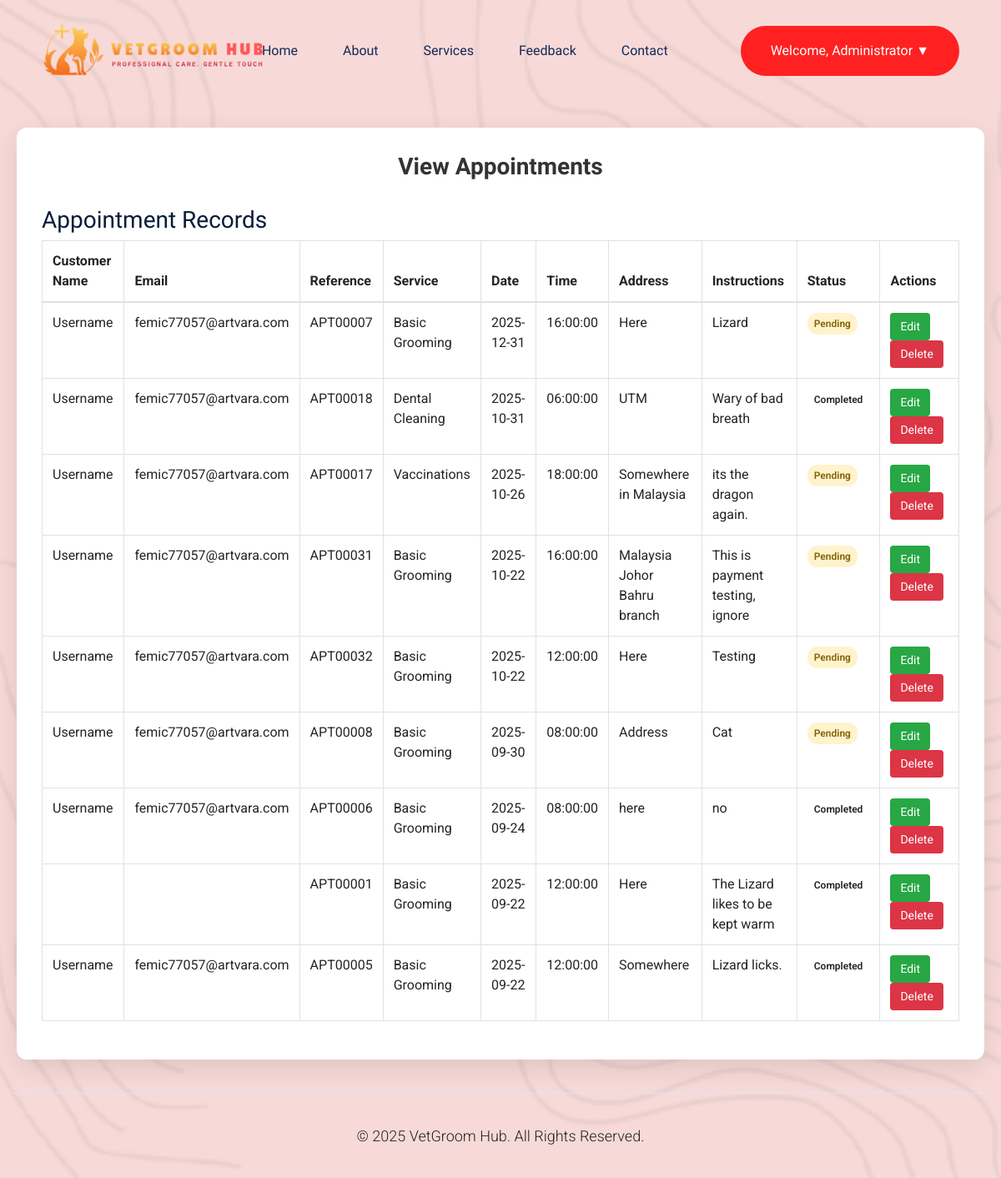
Page /codes/customer/viewAppointment.php (signed in) on the committed database.
### tables this page shows
CREATE TABLE `appointments` (
  `id` int(11) NOT NULL,
  `user_id` int(11) NOT NULL,
  `service_type` varchar(255) NOT NULL,
  `appointment_date` date NOT NULL,
  `appointment_time` time NOT NULL,
  `address` text NOT NULL,
  `special_instructions` text DEFAULT NULL,
  `status` enum('pending','confirmed','completed','cancelled') DEFAULT 'pending',
  `created_at` timestamp NOT NULL DEFAULT current_timestamp(),
  `updated_at` timestamp NOT NULL DEFAULT current_timestamp() ON UPDATE current_timestamp(),
  `service_id` int(11) DEFAULT NULL
);

CREATE TABLE `users` (
  `id` int(11) NOT NULL,
  `username` varchar(100) NOT NULL,
  `role` varchar(50) NOT NULL DEFAULT 'customer',
  `email` varchar(100) NOT NULL,
  `password` varchar(255) NOT NULL,
  `token` varchar(255) NOT NULL,
  `verified` tinyint(1) DEFAULT 0,
  `reset_token` varchar(255) DEFAULT NULL,
  `reset_expires` datetime DEFAULT NULL,
  `otp` varchar(6) NOT NULL,
  `otp_expires` datetime DEFAULT NULL
);

### codes/customer/viewAppointment.php (the view, shortened to what this page needs)
<?php
$userName = $_SESSION['user_name'];
$userRole = isset($_SESSION['user_role']) ? $_SESSION['user_role'] : "customer";
$userId = isset($_SESSION['user_id']) ? $_SESSION['user_id'] : null;
require_once 'config.php';
$conn = new mysqli($servername, $username, $password, $dbname);
if ($userRole == 'admin' || $userRole == 'staff') {
    $sql = "SELECT a.*, u.username, u.email
            FROM appointments a
            LEFT JOIN users u ON a.user_id = u.id
            ORDER BY a.appointment_date DESC, a.appointment_time DESC";
    $stmt = $conn->prepare($sql);
} else {
    $sql = "SELECT * FROM appointments WHERE user_id = ? ORDER BY appointment_date DESC, appointment_time DESC";
    $stmt = $conn->prepare($sql);
    $stmt->bind_param("i", $userId);
}
$stmt->execute();
$result = $stmt->get_result();
$appointments = $result->fetch_all(MYSQLI_ASSOC);
?>
<!DOCTYPE html>
<html lang="en">
<head>
    <link rel="stylesheet" href="assets/css/bootstrap.min.css">
    <link rel="stylesheet" href="assets/css/owl.carousel.min.css">
    <link rel="stylesheet" href="assets/css/slicknav.css">
    <link rel="stylesheet" href="assets/css/flaticon.css">
    <link rel="stylesheet" href="assets/css/animate.min.css">
    <link rel="stylesheet" href="assets/css/magnific-popup.css">
    <link rel="stylesheet" href="assets/css/fontawesome-all.min.css">
    <link rel="stylesheet" href="assets/css/themify-icons.css">
    <link rel="stylesheet" href="assets/css/slick.css">
    <link rel="stylesheet" href="assets/css/nice-select.css">
    <link rel="stylesheet" href="assets/css/style.css">
</head>
<body>
<header>
    <div class="header-area">
        <div class="main-header header-sticky">
            <div class="container-fluid">
                <div class="row align-items-center">
                    <div class="col-xl-2 col-lg-2 col-md-1">
                        <div class="logo">
                            <a href="index.php"><img src="assets/img/logo/logo.png" alt="VetGroom Hub"></a>
                        </div>
                    </div>
                    <div class="col-xl-10 col-lg-10 col-md-10">
                        <div class="menu-main d-flex align-items-center justify-content-end">
                            <div class="main-menu f-right d-none d-lg-block">
                                <nav>
                                    <ul id="navigation">
                                        <li><a href="index.php">Home</a></li>
                                        <li><a href="aboutUs.php">About</a></li>
                                        <li><a href="viewService.php">Services</a></li>
                                        <li><a href="feedback.php">Feedback</a></li>
                                        <li><a href="contact.php">Contact</a></li>
                                    </ul>
                                </nav>
                            </div>
                            <div class="header-right-btn f-right d-none d-lg-block ml-30">
                                <div class="dropdown">
                                    <a href="#" class="header-btn">
                                        Welcome, <?php echo htmlspecialchars($userName); ?> ▼
                                    </a>
                                </div>
                            </div>
                        </div>
                    </div>
                    <div class="col-12">
                    </div>
                </div>
            </div>
        </div>
    </div>
</header>
<main>
    <div class="dashboard-container">
        <div class="dashboard-card">
            <div class="dashboard-header">
                <h2>View Appointments</h2>
            </div>
            <h3>Appointment Records</h3>
            <?php if (empty($appointments)): ?>
                <p class="text-center text-muted">No appointments found.</p>
            <?php else: ?>
                <div class="table-responsive">
                    <table class="table table-bordered table-hover align-middle">
                        <thead>
                            <tr>
                                <?php if ($userRole == 'admin' || $userRole == 'staff'): ?>
                                    <th>Customer Name</th>
                                    <th>Email</th>
                                <?php endif; ?>
                                <th>Reference</th>
                                <th>Service</th>
                                <th>Date</th>
                                <th>Time</th>
                                <th>Address</th>
                                <th>Instructions</th>
                                <th>Status</th>
                                <?php if ($userRole == 'admin' || $userRole == 'staff'): ?>
                                    <th>Actions</th>
                                <?php endif; ?>
                            </tr>
                        </thead>
                        <tbody>
                            <?php foreach ($appointments as $appt): ?>
                                <tr>
                                    <?php if ($userRole == 'admin' || $userRole == 'staff'): ?>
                                        <td><?php echo htmlspecialchars($appt['username']); ?></td>
                                        <td><?php echo htmlspecialchars($appt['email']); ?></td>
                                    <?php endif; ?>
                                    <td><?php echo 'APT' . str_pad($appt['id'], 5, '0', STR_PAD_LEFT); ?></td>
                                    <td><?php echo htmlspecialchars($appt['service_type']); ?></td>
                                    <td><?php echo htmlspecialchars($appt['appointment_date']); ?></td>
                                    <td><?php echo htmlspecialchars($appt['appointment_time']); ?></td>
                                    <td><?php echo htmlspecialchars($appt['address']); ?></td>
                                    <td><?php echo htmlspecialchars($appt['special_instructions']); ?></td>
<td>
    <span class="status-badge status-<?php echo htmlspecialchars($appt['status']); ?>">
        <?php echo ucfirst($appt['status']); ?>
    </span>
</td>
                                    <?php if ($userRole == 'admin' || $userRole == 'staff'): ?>
                                        <td>
                                            <a href="viewAppointment.php?edit_id=<?php echo $appt['id']; ?>" class="action-btn btn-edit">Edit</a>
<a href="viewAppointment.php?delete_id=<?php echo $appt['id']; ?>"
   class="action-btn btn-delete"
   onclick="return confirm('Are you sure you want to delete this appointment?');">
   Delete
</a>
                                        </td>
                                    <?php endif; ?>
                                </tr>
                            <?php endforeach; ?>
                        </tbody>
                    </table>
                </div>
            <?php endif; ?>
        </div>
    </div>
</main>
    <footer>
        <div class="footer-bottom-area">
            <div class="container">
                <div class="footer-border">
                    <div class="row d-flex align-items-center">
                        <div class="col-xl-12">
                            <div class="footer-copy-right text-center">
                                <p>&copy; <?php echo date("Y"); ?> VetGroom Hub. All Rights Reserved.</p>
                            </div>
                        </div>
                    </div>
                </div>
            </div>
        </div>
    </footer>
</body>
</html>

### codes/customer/viewAppointment.php (style rules this page uses)
body { opacity: 0; animation: fadeInAnimation ease 1s; animation-fill-mode: forwards; background-image: url('assets/img/hero/hero2.png'); background-repeat: no-repeat; background-attachment: fixed; background-size: cover; background-position: center; padding-top: 10px; }
.dashboard-container { padding: 20px; max-width: 1400px; margin: auto; }
.dashboard-card { background: white; border-radius: 12px; box-shadow: 0 10px 30px rgba(0, 0, 0, 0.1); padding: 30px; margin: 20px 0; }
.dashboard-header { text-align: center; margin-bottom: 30px; }
.dashboard-header h2 { color: #333; font-size: 28px; margin-bottom: 10px; font-weight: 700; }
.dropdown { position: relative; display: inline-block; }
.dropdown > .header-btn { display: inline-block; text-align: center; }
.action-btn { color: white; border: none; padding: 6px 12px; border-radius: 4px; cursor: pointer; font-size: 14px; transition: background-color 0.3s; text-decoration: none; display: inline-block; margin-right: 5px; }
.btn-edit { background-color: #28a745; }
.btn-delete { background-color: #dc3545; }
.status-badge { display: inline-block; padding: 4px 8px; border-radius: 12px; font-size: 12px; font-weight: 600; }
.status-pending { background-color: #fff3cd; color: #856404; }
.header-area { position: relative; }
.main-header { padding: 10px 0; }
.main-menu ul { display: flex; list-style: none; margin: 0; padding: 0; align-items: center; }
.main-menu a { color: white; text-decoration: none; font-weight: 500; transition: color 0.3s; padding: 8px 12px; border-radius: 4px; transition: background-color 0.3s; }
.container-fluid { padding: 0 20px; }
.header-sticky { top: 0; left: 0; right: 0; z-index: 999; position: sticky; }

### rows in the picture
appointments: user.username "Username", user.email "femic77057@artvara.com", id "00007", service_type "Basic Grooming", appointment_date "2025-12-31", appointment_time "16:00:00", address "Here", special_instructions "Lizard", status "Pending"
appointments: user.username "Username", user.email "femic77057@artvara.com", id "00018", service_type "Dental Cleaning", appointment_date "2025-10-31", appointment_time "06:00:00", address "UTM", special_instructions "Wary of bad breath", status "Completed"
appointments: user.username "Username", user.email "femic77057@artvara.com", id "00017", service_type "Vaccinations", appointment_date "2025-10-26", appointment_time "18:00:00", address "Somewhere in Malaysia", special_instructions "its the dragon again.", status "Pending"
appointments: user.username "Username", user.email "femic77057@artvara.com", id "00031", service_type "Basic Grooming", appointment_date "2025-10-22", appointment_time "16:00:00", address "Malaysia Johor Bahru branch", special_instructions "This is payment testing, ignore", status "Pending"
appointments: user.username "Username", user.email "femic77057@artvara.com", id "00032", service_type "Basic Grooming", appointment_date "2025-10-22", appointment_time "12:00:00", address "Here", special_instructions "Testing", status "Pending"
appointments: user.username "Username", user.email "femic77057@artvara.com", id "00008", service_type "Basic Grooming", appointment_date "2025-09-30", appointment_time "08:00:00", address "Address", special_instructions "Cat", status "Pending"
appointments: user.username "Username", user.email "femic77057@artvara.com", id "00006", service_type "Basic Grooming", appointment_date "2025-09-24", appointment_time "08:00:00", address "here", special_instructions "no", status "Completed"
appointments: id "00001", service_type "Basic Grooming", appointment_date "2025-09-22", appointment_time "12:00:00", address "Here", special_instructions "The Lizard likes to be kept warm", status "Completed"
appointments: user.username "Username", user.email "femic77057@artvara.com", id "00005", service_type "Basic Grooming", appointment_date "2025-09-22", appointment_time "12:00:00", address "Somewhere", special_instructions "Lizard licks.", status "Completed"

### other values in the picture
$userName "Administrator"
